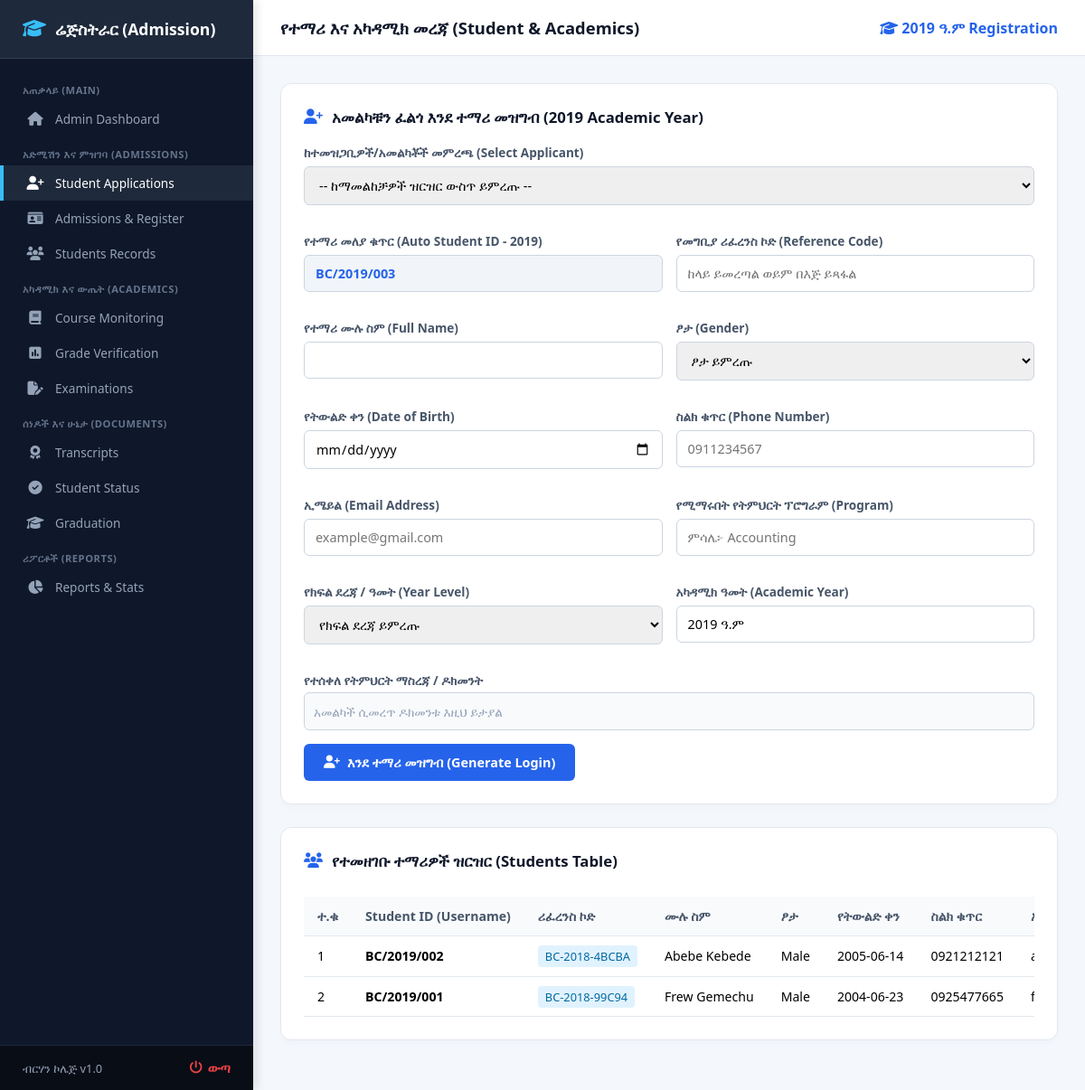
The app's page /admission/applications.php (signed in) with its own data.
### tables this page shows
CREATE TABLE `students` (
  `id` int(11) NOT NULL,
  `student_id` varchar(50) NOT NULL,
  `full_name` varchar(150) NOT NULL,
  `department` varchar(100) DEFAULT NULL,
  `year_level` varchar(50) DEFAULT NULL,
  `gpa` decimal(3,2) DEFAULT 0.00,
  `created_at` timestamp NOT NULL DEFAULT current_timestamp(),
  `reference_code` varchar(100) DEFAULT NULL,
  `gender` varchar(20) DEFAULT NULL,
  `phone` varchar(50) DEFAULT NULL,
  `academic_year` varchar(50) DEFAULT NULL,
  `status` varchar(30) DEFAULT 'Active',
  `dob` date DEFAULT NULL,
  `username` varchar(100) DEFAULT NULL,
  `password` varchar(255) DEFAULT NULL,
  `document_path` varchar(255) DEFAULT NULL,
  `date_of_birth` date DEFAULT NULL,
  `email` varchar(100) DEFAULT NULL
);

### admission/applications.php (the view, shortened to what this page needs)
<?php
require_once '../config/config.php';
try {
    $pdo->exec("CREATE TABLE IF NOT EXISTS students (
        id INT AUTO_INCREMENT PRIMARY KEY,
        student_id VARCHAR(50) UNIQUE NOT NULL,
        reference_code VARCHAR(100),
        full_name VARCHAR(150) NOT NULL,
        gender VARCHAR(20),
        dob DATE,
        phone VARCHAR(50),
        email VARCHAR(100),
        department VARCHAR(100),
        year_level VARCHAR(50),
        academic_year VARCHAR(50),
        gpa DECIMAL(3,2) DEFAULT 0.00,
        username VARCHAR(100) UNIQUE,
        password VARCHAR(255),
        document_path VARCHAR(255),
        created_at TIMESTAMP DEFAULT CURRENT_TIMESTAMP
    )");
    $pdo->exec("ALTER TABLE students ADD COLUMN IF NOT EXISTS gender VARCHAR(20)");
    $pdo->exec("ALTER TABLE students ADD COLUMN IF NOT EXISTS dob DATE");
    $pdo->exec("ALTER TABLE students ADD COLUMN IF NOT EXISTS phone VARCHAR(50)");
    $pdo->exec("ALTER TABLE students ADD COLUMN IF NOT EXISTS email VARCHAR(100)");
    $pdo->exec("ALTER TABLE students ADD COLUMN IF NOT EXISTS academic_year VARCHAR(50)");
    $pdo->exec("ALTER TABLE students ADD COLUMN IF NOT EXISTS username VARCHAR(100) UNIQUE");
    $pdo->exec("ALTER TABLE students ADD COLUMN IF NOT EXISTS password VARCHAR(255)");
    $pdo->exec("ALTER TABLE students ADD COLUMN IF NOT EXISTS document_path VARCHAR(255)");
} catch (PDOException $e) {}
$ethiopian_year = '2019';
$next_seq = 1;
try {
    $stmt = $pdo->query("SELECT MAX(CAST(SUBSTRING_INDEX(student_id, '/', -1) AS UNSIGNED)) as max_seq FROM students WHERE student_id LIKE 'BC/" . $ethiopian_year . "/%'");
    $row = $stmt->fetch(PDO::FETCH_ASSOC);
    if ($row && $row['max_seq'] !== null) {
        $next_seq = intval($row['max_seq']) + 1;
    }
} catch (PDOException $e) {}
$next_student_id = 'BC/' . $ethiopian_year . '/' . str_pad($next_seq, 3, '0', STR_PAD_LEFT);
$students = [];
try {
    $students = $pdo->query("SELECT * FROM students ORDER BY id DESC")->fetchAll(PDO::FETCH_ASSOC);
} catch (PDOException $e) {}
?>
<!DOCTYPE html>
<html lang="am">
<head>
    <link rel="stylesheet" href="https://cdnjs.cloudflare.com/ajax/libs/font-awesome/6.4.0/css/all.min.css">
</head>
<body>
    <?php include 'sidebar.php'; ?>
    <div class="main-container">
        <div class="topbar">
            <h3>የተማሪ እና አካዳሚክ መረጃ (Student & Academics)</h3>
            <span style="font-weight: 600; color: #2563eb;"><i class="fa-solid fa-graduation-cap"></i> 2019 ዓ.ም Registration</span>
        </div>
        <div class="content-body">
            <div class="card">
                <h3><i class="fa-solid fa-user-plus"></i> አመልካቹን ፈልጎ እንደ ተማሪ መዝግብ (2019 Academic Year)</h3>
                <form method="POST">
                    <div style="margin-bottom: 15px;">
                        <label><strong>ከተመዝጋቢዎች/አመልካቾች መምረጫ (Select Applicant)</strong></label>
                        <select onchange="fillApplicantData(this)">
                            <option value="">-- ከማመልከቻዎች ዝርዝር ውስጥ ይምረጡ --</option>
                        </select>
                    </div>
                    <div style="display:grid; grid-template-columns: repeat(auto-fit, minmax(280px, 1fr)); gap: 15px;">
                        <div>
                            <label>የተማሪ መለያ ቁጥር (Auto Student ID - 2019)</label>
                            <input type="text" name="student_id" value="<?php echo $next_student_id; ?>" style="background:#f1f5f9; font-weight:bold; color:#2563eb;" required>
                        </div>
                        <div>
                            <label>የመግቢያ ሪፈረንስ ኮድ (Reference Code)</label>
                            <input type="text" id="reference_code" name="reference_code" placeholder="ከላይ ይመረጣል ወይም በእጅ ይጻፋል" required>
                        </div>
                        <div>
                            <label>የተማሪ ሙሉ ስም (Full Name)</label>
                            <input type="text" id="full_name" name="full_name" required>
                        </div>
                        <div>
                            <label>ፆታ (Gender)</label>
                            <select id="gender" name="gender" required>
                                <option value="">ፆታ ይምረጡ</option>
                            </select>
                        </div>
                        <div>
                            <label>የትውልድ ቀን (Date of Birth)</label>
                            <input type="date" id="date_of_birth" name="date_of_birth">
                        </div>
                        <div>
                            <label>ስልክ ቁጥር (Phone Number)</label>
                            <input type="text" id="phone" name="phone" placeholder="0911234567">
                        </div>
                        <div>
                            <label>ኢሜይል (Email Address)</label>
                            <input type="email" id="email" name="email" placeholder="example@gmail.com">
                        </div>
                        <div>
                            <label>የሚማሩበት የትምህርት ፕሮግራም (Program)</label>
                            <input type="text" id="department" name="department" placeholder="ምሳሌ፦ Accounting">
                        </div>
                        <div>
                            <label>የክፍል ደረጃ / ዓመት (Year Level)</label>
                            <select name="year_level" required>
                                <option value="">የክፍል ደረጃ ይምረጡ</option>
                            </select>
                        </div>
                        <div>
                            <label>አካዳሚክ ዓመት (Academic Year)</label>
                            <input type="text" name="academic_year" value="2019 ዓ.ም" required>
                        </div>
                        <div style="grid-column: 1 / -1;">
                            <label>የተሰቀለ የትምህርት ማስረጃ / ዶክመንት</label>
                            <div id="doc_preview" style="padding:10px; background:#f8fafc; border:1px solid #cbd5e1; border-radius:6px; min-height:42px; display:flex; align-items:center;">
                                <span style="color:#94a3b8; font-size:0.85rem;">አመልካች ሲመረጥ ዶክመንቱ እዚህ ይታያል</span>
                            </div>
                        </div>
                    </div>
                    <button type="submit" name="add_student" style="margin-top: 15px;"><i class="fa-solid fa-user-plus"></i> እንደ ተማሪ መዝግብ (Generate Login)</button>
                </form>
            </div>
            <div class="card">
                <h3><i class="fa-solid fa-users"></i> የተመዘገቡ ተማሪዎች ዝርዝር (Students Table)</h3>
                <div style="overflow-x: auto;">
                    <table>
                        <thead>
                            <tr>
                                <th>ተ.ቁ</th>
                                <th>Student ID (Username)</th>
                                <th>ሪፈረንስ ኮድ</th>
                                <th>ሙሉ ስም</th>
                                <th>ፆታ</th>
                                <th>የትውልድ ቀን</th>
                                <th>ስልክ ቁጥር</th>
                                <th>ኢሜይል</th>
                            </tr>
                        </thead>
                        <tbody>
                            <?php if(empty($students)): ?>
                                <tr><td colspan="13" style="text-align:center; color:#64748b; padding:25px;">ምንም ተማሪ አልተመዘገበም።</td></tr>
                            <?php else: ?>
                                <?php $i=1; foreach($students as $st): ?>
                                <tr>
                                    <td><?php echo $i++; ?></td>
                                    <td><strong><?php echo htmlspecialchars($st['student_id']); ?></strong></td>
                                    <td><span style="background:#e0f2fe; color:#0369a1; padding:3px 8px; border-radius:4px; font-size:0.8rem;"><?php echo htmlspecialchars($st['reference_code'] ?? 'N/A'); ?></span></td>
                                    <td><?php echo htmlspecialchars($st['full_name']); ?></td>
                                    <td><?php echo htmlspecialchars($st['gender'] ?? '-'); ?></td>
                                    <td><?php echo htmlspecialchars($st['dob'] ?? '-'); ?></td>
                                    <td><?php echo htmlspecialchars($st['phone'] ?? '-'); ?></td>
                                    <td><?php echo htmlspecialchars($st['email'] ?? '-'); ?></td>
                                </tr>
                                <?php endforeach; ?>
                            <?php endif; ?>
                        </tbody>
                    </table>
                </div>
            </div>
        </div>
    </div>
</body>
</html>

### admission/applications.php (style rules this page uses)
* { box-sizing: border-box; margin: 0; padding: 0; font-family: 'Segoe UI', Tahoma, Geneva, Verdana, sans-serif; }
body { background-color: #f4f7fc; display: flex; height: 100vh; overflow: hidden; }
.main-container { flex: 1; display: flex; flex-direction: column; margin-left: 280px; overflow: hidden; width: calc(100% - 280px); }
.topbar { background: #fff; padding: 18px 30px; display: flex; justify-content: space-between; align-items: center; border-bottom: 1px solid #e2e8f0; }
.topbar h3 { font-size: 1.15rem; color: #0f172a; font-weight: 700; }
.content-body { padding: 30px; overflow-y: auto; flex: 1; }
.card { background: #fff; padding: 25px; border-radius: 12px; border: 1px solid #e2e8f0; margin-bottom: 25px; box-shadow: 0 4px 6px rgba(0,0,0,0.02); }
.card h3 { color: #0f172a; margin-bottom: 18px; font-size: 1.05rem; display: flex; align-items: center; gap: 10px; }
.card h3 i { color: #2563eb; }
label { font-size: 0.85rem; font-weight: 600; color: #475569; display: block; margin-bottom: 4px; }
input, select { width: 100%; padding: 10px 12px; margin-top: 2px; margin-bottom: 15px; border: 1px solid #cbd5e1; border-radius: 6px; font-size: 0.9rem; outline: none; }
button[type="submit"] { background: #2563eb; color: #fff; border: none; padding: 11px 22px; border-radius: 6px; cursor: pointer; font-weight: 600; font-size: 0.9rem; display: inline-flex; align-items: center; gap: 8px; }
table { width: 100%; border-collapse: collapse; margin-top: 10px; white-space: nowrap; }
th, td { padding: 12px 15px; border-bottom: 1px solid #e2e8f0; text-align: left; font-size: 0.88rem; }
th { background: #f8fafc; color: #475569; font-weight: 600; }

### records on screen
students: student "BC/2019/002", reference_code "BC-2018-4BCBA", full_name "Abebe Kebede", gender "Male", dob "2005-06-14", phone "0921212121"
students: student "BC/2019/001", reference_code "BC-2018-99C94", full_name "Frew Gemechu", gender "Male", dob "2004-06-23", phone "0925477665"
